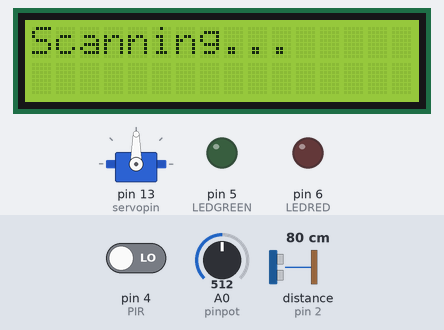
This sketch was run on a simulated Arduino Uno, built with avr-gcc and run on an emulated ATmega328P. Parts: servo, 16×2 character LCD, output pins drawn as LEDs (lit = HIGH). The test bench sets the inputs (shaded band); at power-on: pin 4 (PIR) LOW, distance to the obstacle (sensor on pin 2) 80 cm, A0 (pinpot) = 512. The echo pulse lasts 58.3 µs per cm; pins used as bus, display or sensor lines are not drawn; what the sketch prints to the serial monitor is not drawn.

Above: at 1.2 s.
1.3 s: pin 4 (PIR) driven HIGH
At 2.8 s:
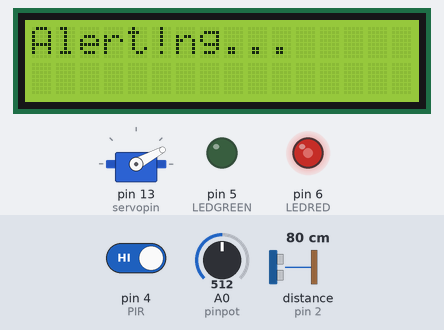
3.5 s: distance to the obstacle (sensor on pin 2) set to 299 cm
At 5.3 s:
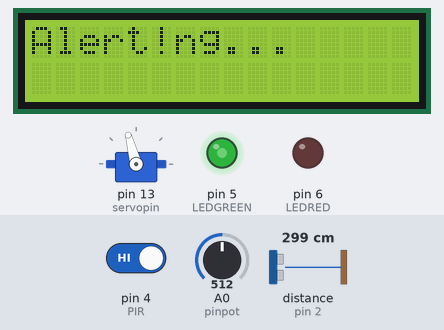
5.6 s: A0 (pinpot) set to 716
At 7.3 s:
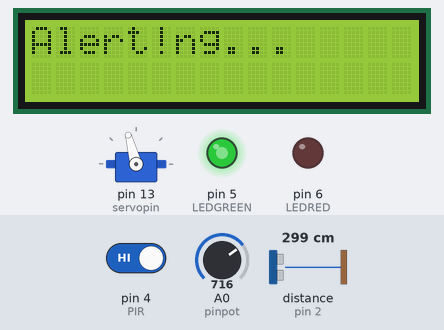
7.6 s: distance to the obstacle (sensor on pin 2) set to 2 cm
At 8.8 s:
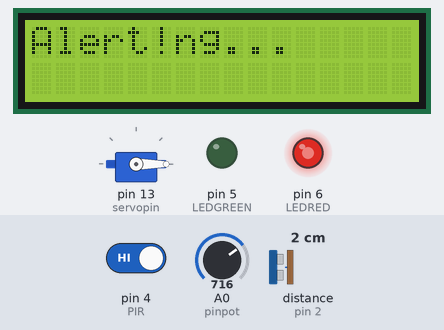
9.6 s: A0 (pinpot) set to 900
At 10.5 s:
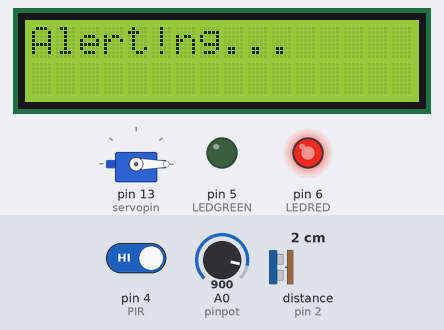
11.6 s: distance to the obstacle (sensor on pin 2) set to 60 cm
At 13.5 s:
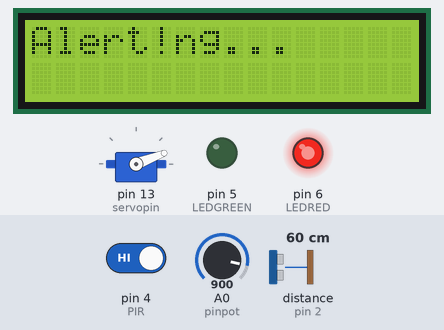
Timing chart, 0 to 14.6 s (numbered marks = the images above; inputs shaded):
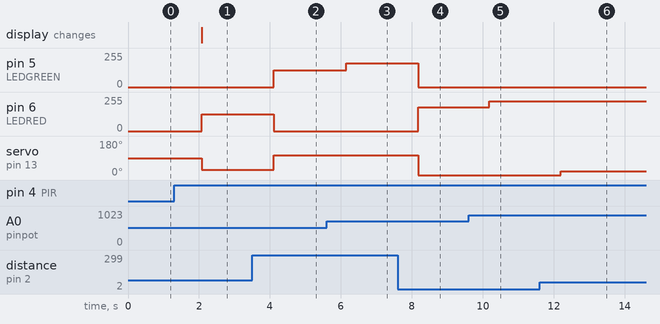

Measured:
- after the input at 1.3 s, pin 6 (LEDRED): 0/255 → 127/255 after 0.78 s; servo on pin 13 (servopin): 90° → 28° after 0.78 s; the display: changes after 0.78 s (image 1)
- after the input at 3.5 s, pin 5 (LEDGREEN): 0/255 → 127/255 after 0.60 s; pin 6 (LEDRED): 127/255 → 0/255 after 0.60 s; servo on pin 13 (servopin): 28° → 105° after 0.60 s
- after the input at 5.6 s, pin 5 (LEDGREEN): 127/255 → 178/255 after 0.55 s
- after the input at 7.6 s, pin 5 (LEDGREEN): 178/255 → 0/255 after 0.58 s; pin 6 (LEDRED): 0/255 → 178/255 after 0.58 s; servo on pin 13 (servopin): 105° → 0° after 0.58 s
- after the input at 9.6 s, pin 6 (LEDRED): 178/255 → 224/255 after 0.59 s
- after the input at 11.6 s, servo on pin 13 (servopin): 0° → 21° after 0.59 s

The sketch:

bination_of_LED__PIR__Potentiometer__LCD__Servo__Serial_moni.ino
```cpp
# include <LiquidCrystal.h>
# include <Servo.h>


int pinpot = A0;
LiquidCrystal lcd (7,8,9,10,11,12);
int LEDRED = 6;
int LEDGREEN = 5;
int readvalue;
Servo servopin;
int TRIG = 3;
int ECHO = 2;
float distance;
float Time;
int PIR = 4;
int turn;
int readvaluepir;
int Brightness;


void setup() {
  servopin.attach(13);
  pinMode(TRIG,OUTPUT);
  pinMode(ECHO,INPUT);
  pinMode(PIR,INPUT);
  pinMode(LEDRED,OUTPUT);
  pinMode(LEDGREEN,INPUT);
  pinMode(pinpot,INPUT);
  lcd.begin(16,2);
  lcd.clear();
  Serial.begin(19200);
  Serial.println("This is the beginning of the program.");

}

void loop() {
  lcd.setCursor(0,0);
  readvaluepir = digitalRead(PIR);
  readvalue = analogRead(pinpot);
  Brightness = (255./1023.)*readvalue;
  if (readvaluepir == HIGH) {
    lcd.print("Alert!");
    digitalWrite(TRIG,LOW);
    delayMicroseconds(2);
    digitalWrite(TRIG,HIGH);
    delayMicroseconds(10);
    digitalWrite(TRIG,LOW);
    Time = pulseIn(ECHO,HIGH);
    distance = (0.0343*Time)/2;
    Serial.print("Distance = ");
    Serial.print(distance);
    Serial.println(" cm");

    turn = (360./1023.)*distance;
    servopin.write(turn);

    if (turn >= 0 && turn <= 90) {
      analogWrite(LEDRED, Brightness);
      analogWrite(LEDGREEN,0);
      Serial.println("The intruder is very close");
    }

    else{
      analogWrite(LEDRED,0);
      analogWrite(LEDGREEN,Brightness);
      Serial.println("An intruder is approaching but is a little far.");
    }

  }

  else{
    lcd.print("Scanning...");
  }

  Serial.println(" ");
  delay(1000);
}
```
